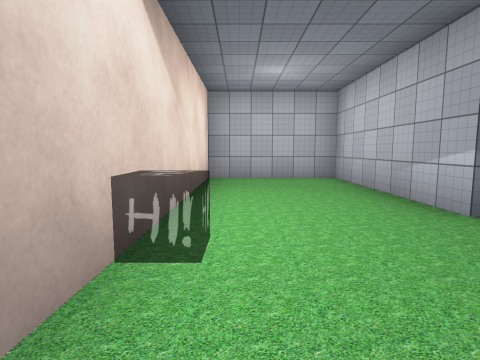
View 1 (above)

16 first-person views from a walk through a scene from a Unity 3-D project. The camera is 1.3 m above the floor, tilts 6° down and sees 80° across. The floor is counted in squares, 2 m on a side. Each view is taken from the middle of a square. On the plan, view 1 faces up. The plan holds only what a view shows up to about 9 squares ahead; the rest is blank. The place goes on beyond the plan. The player character is not drawn. Some surface patterns are stand-ins.

View 2
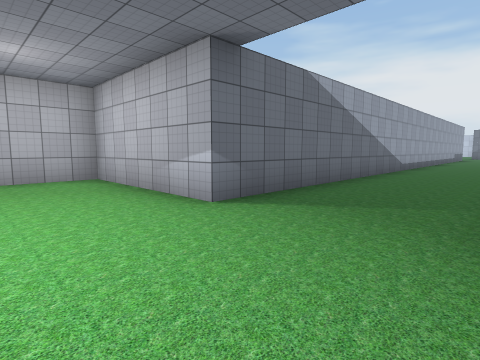

View 3
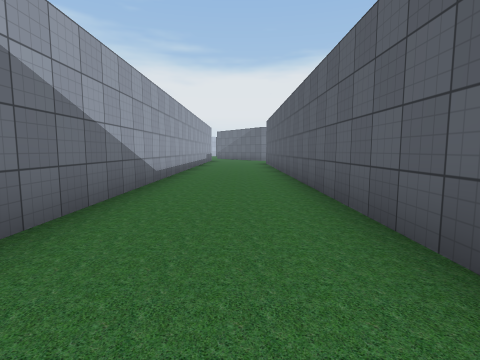

View 4
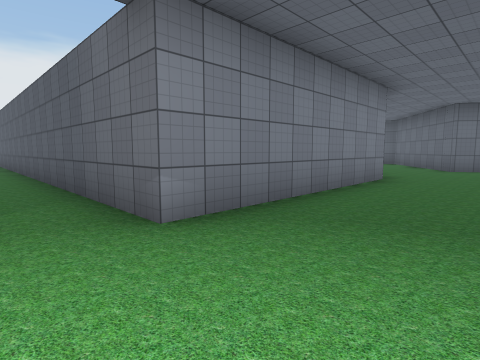

View 5
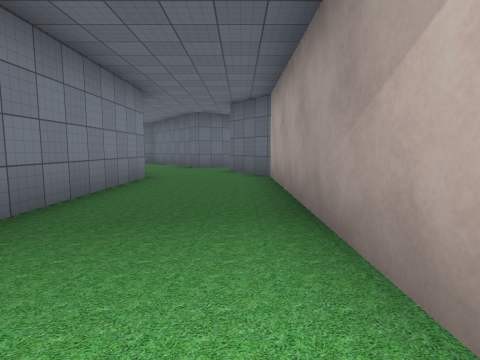

View 6
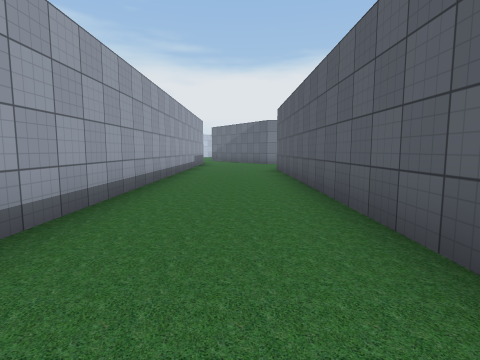

View 7
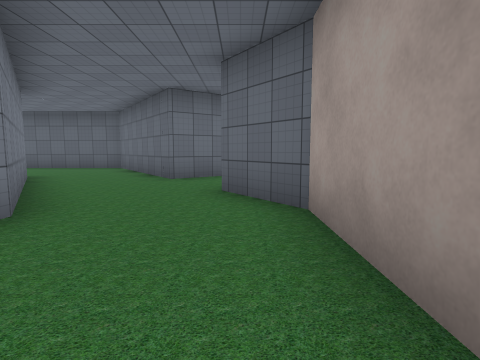

View 8
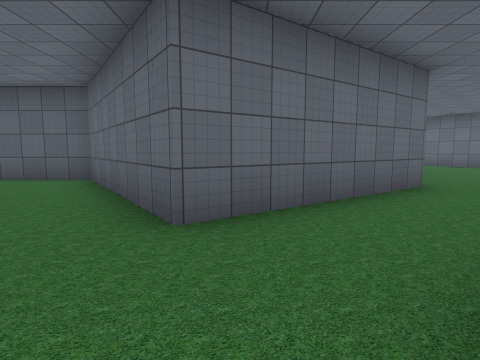

View 9
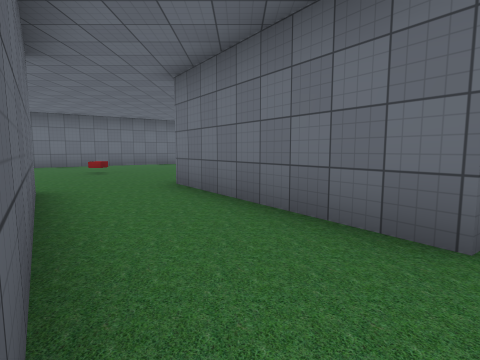

View 10
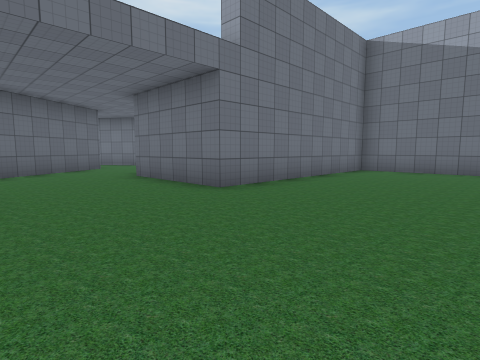

View 11
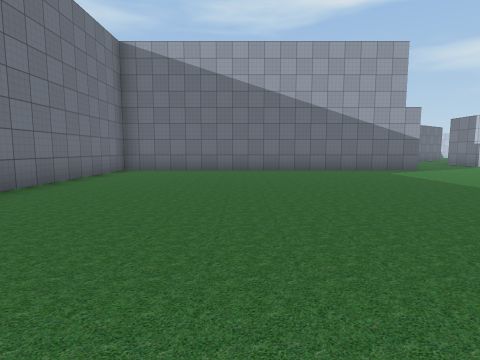

View 12
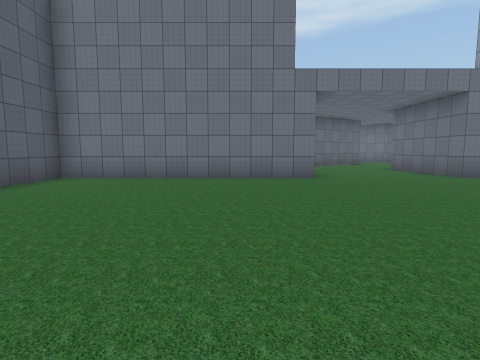

View 13
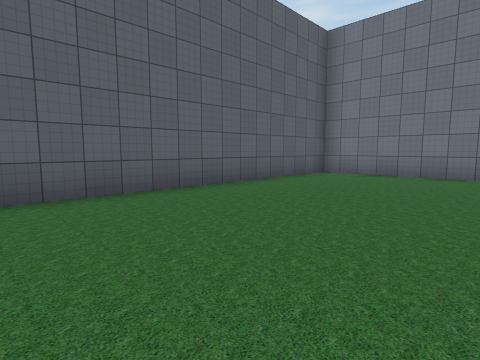

View 14
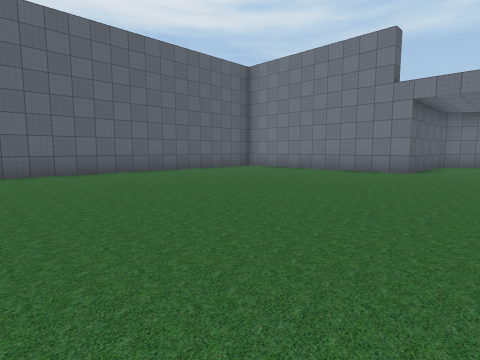

View 15
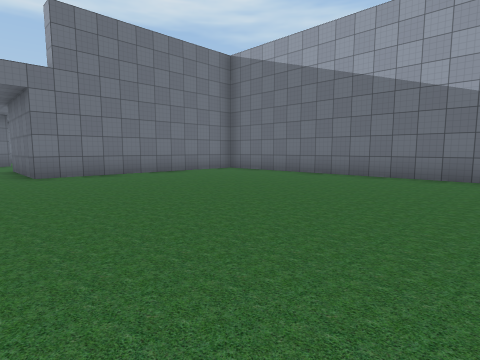

View 16
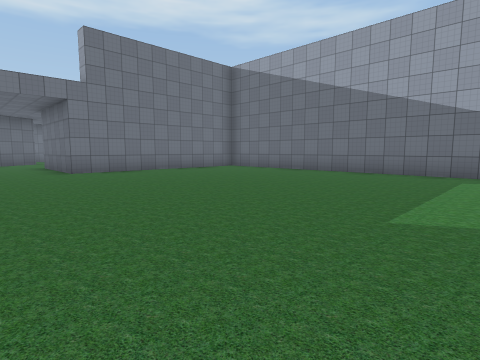

### Floor plan
Points are (right, up) in squares from view 1. A wall is a line through its corners. A room is listed if a view was taken in it or the views show most of it. See-through windows are left out.
Room 1 (views 1, 2, 3, 4, 5, 6, 7, 8)
walls: (3, -7) (2.2, -5.8) (2.2, -0.3) (17, -0.3); (17.1, 2.7) (2.2, 2.7) (2.2, 6.7) (-0.8, 6.7) (-0.8, -6.1) (0.3, -7.6)
ways out: opening at (1.5, -8) to room 2
Room 2 (views 9, 10, 11, 12, 13, 14, 15, 16)
walls: (16.4, -3.7) (8.3, -3.7) (8.3, -9.7) (5, -9.7) (3, -7); (0.8, -10) (1.6, -9.4) (4.3, -13.2) (8.3, -13.2) (8.3, -19.2) (16.4, -19.2); (0.3, -7.6) (-1.1, -8.6)
ways out: opening at (1.5, -8) to room 1; opening at (0, -9) to room 3
Room 3 (no view inside)
walls: (-1.1, -8.6) (-3.5, -10.2); (-2.3, -12.1) (0.8, -10)
ways out: opening at (0, -9) to room 2; opening at (-3, -11)

Where each view was taken, in squares from view 1:
view 1: 0 up, 0 right, facing up
view 2: 0 up, 0 right, facing up-right
view 3: 1 up, 4 right, facing right
view 4: 1 up, 0 right, facing down-right
view 5: 1 up, 0 right, facing down
view 6: 1 up, 8 right, facing right
view 7: 3 down, 0 right, facing down
view 8: 7 down, 1 right, facing down
view 9: 9 down, 2 right, facing left
view 10: 13 down, 12 right, facing up-left
view 11: 13 down, 12 right, facing up
view 12: 15 down, 15 right, facing left
view 13: 15 down, 16 right, facing down-left
view 14: 11 down, 17 right, facing down-left
view 15: 11 down, 16 right, facing up-left
view 16: 12 down, 17 right, facing up-left
